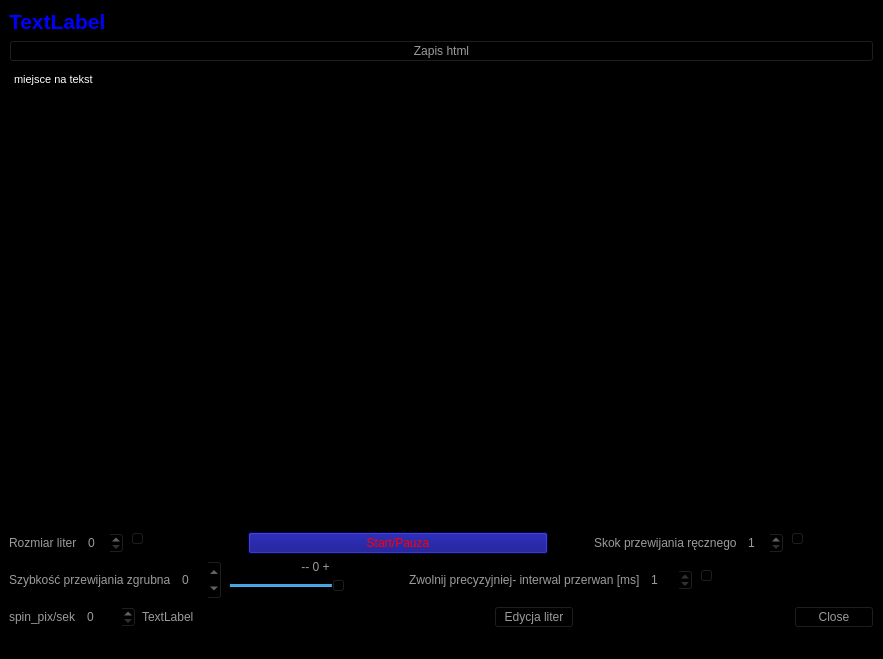
<?xml version="1.0" encoding="UTF-8"?>
<ui version="4.0">
 <class>MainWindow</class>
 <widget class="QMainWindow" name="MainWindow">
  <property name="geometry">
   <rect>
    <x>0</x>
    <y>0</y>
    <width>883</width>
    <height>659</height>
   </rect>
  </property>
  <property name="windowTitle">
   <string>MainWindow</string>
  </property>
  <property name="styleSheet">
   <string notr="true">
color: rgb(156, 156, 156);
background-color: rgb(0, 0, 0);</string>
  </property>
  <widget class="QWidget" name="centralwidget">
   <layout class="QVBoxLayout" name="verticalLayout_3">
    <item>
     <widget class="QLabel" name="label_nazwisko">
      <property name="font">
       <font>
        <pointsize>10</pointsize>
        <weight>75</weight>
        <bold>true</bold>
       </font>
      </property>
      <property name="text">
       <string>&lt;html&gt;&lt;head/&gt;&lt;body&gt;&lt;p&gt;&lt;span style=&quot; font-size:16pt; color:#0000ff;&quot;&gt;TextLabel&lt;/span&gt;&lt;/p&gt;&lt;/body&gt;&lt;/html&gt;</string>
      </property>
      <property name="alignment">
       <set>Qt::AlignLeading|Qt::AlignLeft|Qt::AlignVCenter</set>
      </property>
     </widget>
    </item>
    <item>
     <widget class="QPushButton" name="pushButton_zapis_html">
      <property name="text">
       <string>Zapis html</string>
      </property>
     </widget>
    </item>
    <item>
     <layout class="QHBoxLayout" name="horizontalLayout_4">
      <item>
       <widget class="QTextEdit" name="textEdit">
        <property name="cursor" stdset="0">
         <cursorShape>ForbiddenCursor</cursorShape>
        </property>
        <property name="mouseTracking">
         <bool>false</bool>
        </property>
        <property name="styleSheet">
         <string notr="true">color: rgb(255, 255, 255);
background-color: rgb(0, 0, 0);</string>
        </property>
        <property name="autoFormatting">
         <set>QTextEdit::AutoAll</set>
        </property>
        <property name="readOnly">
         <bool>true</bool>
        </property>
        <property name="markdown">
         <string>miejsce na tekst

</string>
        </property>
        <property name="html">
         <string>&lt;!DOCTYPE HTML PUBLIC &quot;-//W3C//DTD HTML 4.0//EN&quot; &quot;http://www.w3.org/TR/REC-html40/strict.dtd&quot;&gt;
&lt;html&gt;&lt;head&gt;&lt;meta name=&quot;qrichtext&quot; content=&quot;1&quot; /&gt;&lt;style type=&quot;text/css&quot;&gt;
p, li { white-space: pre-wrap; }
&lt;/style&gt;&lt;/head&gt;&lt;body style=&quot; font-family:'MS Shell Dlg 2'; font-size:8.25pt; font-weight:400; font-style:normal;&quot;&gt;
&lt;p style=&quot; margin-top:5px; margin-bottom:5px; margin-left:0px; margin-right:0px; -qt-block-indent:0; text-indent:0px;&quot;&gt;miejsce na tekst&lt;/p&gt;&lt;/body&gt;&lt;/html&gt;</string>
        </property>
        <property name="acceptRichText">
         <bool>true</bool>
        </property>
       </widget>
      </item>
     </layout>
    </item>
    <item>
     <layout class="QVBoxLayout" name="verticalLayout_2">
      <item>
       <spacer name="horizontalSpacer_2">
        <property name="orientation">
         <enum>Qt::Horizontal</enum>
        </property>
        <property name="sizeHint" stdset="0">
         <size>
          <width>862</width>
          <height>1</height>
         </size>
        </property>
       </spacer>
      </item>
     </layout>
    </item>
    <item>
     <layout class="QHBoxLayout" name="horizontalLayout">
      <item>
       <widget class="QLabel" name="label_rozmiar_liter">
        <property name="text">
         <string>Rozmiar liter</string>
        </property>
       </widget>
      </item>
      <item>
       <widget class="QSpinBox" name="spinBox_rozmiaru_liter"/>
      </item>
      <item>
       <widget class="QSlider" name="horizontal_slider_rozmiar_linii">
        <property name="orientation">
         <enum>Qt::Horizontal</enum>
        </property>
        <property name="tickPosition">
         <enum>QSlider::TicksBelow</enum>
        </property>
        <property name="tickInterval">
         <number>2</number>
        </property>
       </widget>
      </item>
      <item>
       <spacer name="horizontalSpacer_3">
        <property name="orientation">
         <enum>Qt::Horizontal</enum>
        </property>
        <property name="sizeHint" stdset="0">
         <size>
          <width>20</width>
          <height>20</height>
         </size>
        </property>
       </spacer>
      </item>
      <item>
       <widget class="QPushButton" name="pushButton">
        <property name="minimumSize">
         <size>
          <width>300</width>
          <height>0</height>
         </size>
        </property>
        <property name="styleSheet">
         <string notr="true">color: rgb(255, 0, 0);
background-color: rgb(0, 0, 127);</string>
        </property>
        <property name="text">
         <string>Start/Pauza</string>
        </property>
        <property name="checkable">
         <bool>true</bool>
        </property>
        <property name="autoDefault">
         <bool>true</bool>
        </property>
        <property name="flat">
         <bool>false</bool>
        </property>
       </widget>
      </item>
      <item>
       <spacer name="horizontalSpacer">
        <property name="orientation">
         <enum>Qt::Horizontal</enum>
        </property>
        <property name="sizeHint" stdset="0">
         <size>
          <width>40</width>
          <height>20</height>
         </size>
        </property>
       </spacer>
      </item>
      <item>
       <widget class="QLabel" name="label_skok_przew_recznego">
        <property name="text">
         <string>Skok przewijania ręcznego</string>
        </property>
       </widget>
      </item>
      <item>
       <widget class="QSpinBox" name="spinBox_skoku_przewijania_recznego">
        <property name="minimum">
         <number>1</number>
        </property>
       </widget>
      </item>
      <item>
       <widget class="QSlider" name="slider_skoku">
        <property name="minimum">
         <number>1</number>
        </property>
        <property name="pageStep">
         <number>5</number>
        </property>
        <property name="orientation">
         <enum>Qt::Horizontal</enum>
        </property>
        <property name="invertedAppearance">
         <bool>false</bool>
        </property>
        <property name="tickPosition">
         <enum>QSlider::TicksBelow</enum>
        </property>
        <property name="tickInterval">
         <number>5</number>
        </property>
       </widget>
      </item>
     </layout>
    </item>
    <item>
     <layout class="QHBoxLayout" name="horizontalLayout_2">
      <item>
       <widget class="QLabel" name="label_3">
        <property name="text">
         <string>Szybkość przewijania zgrubna</string>
        </property>
       </widget>
      </item>
      <item>
       <widget class="QSpinBox" name="spinBox_speed">
        <property name="enabled">
         <bool>true</bool>
        </property>
        <property name="sizePolicy">
         <sizepolicy hsizetype="Minimum" vsizetype="Preferred">
          <horstretch>0</horstretch>
          <verstretch>44</verstretch>
         </sizepolicy>
        </property>
        <property name="minimum">
         <number>-99</number>
        </property>
       </widget>
      </item>
      <item>
       <layout class="QVBoxLayout" name="verticalLayout">
        <item>
         <widget class="QLabel" name="label">
          <property name="text">
           <string>-- 0 +</string>
          </property>
          <property name="alignment">
           <set>Qt::AlignCenter</set>
          </property>
         </widget>
        </item>
        <item>
         <widget class="QSlider" name="slider_speed">
          <property name="minimum">
           <number>-7</number>
          </property>
          <property name="maximum">
           <number>7</number>
          </property>
          <property name="pageStep">
           <number>1</number>
          </property>
          <property name="value">
           <number>2</number>
          </property>
          <property name="sliderPosition">
           <number>2</number>
          </property>
          <property name="orientation">
           <enum>Qt::Horizontal</enum>
          </property>
          <property name="invertedAppearance">
           <bool>false</bool>
          </property>
          <property name="invertedControls">
           <bool>true</bool>
          </property>
          <property name="tickPosition">
           <enum>QSlider::TicksBelow</enum>
          </property>
          <property name="tickInterval">
           <number>0</number>
          </property>
         </widget>
        </item>
       </layout>
      </item>
      <item>
       <widget class="QLabel" name="label_interwalu">
        <property name="enabled">
         <bool>false</bool>
        </property>
        <property name="text">
         <string>Zwolnij precyzyjniej- interwal przerwan [ms]</string>
        </property>
       </widget>
      </item>
      <item>
       <widget class="QSpinBox" name="spinBox_interwal">
        <property name="enabled">
         <bool>true</bool>
        </property>
        <property name="readOnly">
         <bool>true</bool>
        </property>
        <property name="prefix">
         <string/>
        </property>
        <property name="minimum">
         <number>1</number>
        </property>
        <property name="maximum">
         <number>150</number>
        </property>
       </widget>
      </item>
      <item>
       <widget class="QSlider" name="slider_interwalu">
        <property name="enabled">
         <bool>true</bool>
        </property>
        <property name="minimum">
         <number>1</number>
        </property>
        <property name="maximum">
         <number>150</number>
        </property>
        <property name="pageStep">
         <number>1</number>
        </property>
        <property name="value">
         <number>1</number>
        </property>
        <property name="sliderPosition">
         <number>1</number>
        </property>
        <property name="orientation">
         <enum>Qt::Horizontal</enum>
        </property>
        <property name="invertedAppearance">
         <bool>false</bool>
        </property>
        <property name="invertedControls">
         <bool>false</bool>
        </property>
        <property name="tickPosition">
         <enum>QSlider::TicksBelow</enum>
        </property>
        <property name="tickInterval">
         <number>5</number>
        </property>
       </widget>
      </item>
     </layout>
    </item>
    <item>
     <layout class="QHBoxLayout" name="horizontalLayout_3">
      <item>
       <widget class="QLabel" name="label_5">
        <property name="enabled">
         <bool>false</bool>
        </property>
        <property name="text">
         <string>spin_pix/sek</string>
        </property>
       </widget>
      </item>
      <item>
       <widget class="QSpinBox" name="spin_pix_na_sek">
        <property name="enabled">
         <bool>false</bool>
        </property>
        <property name="minimum">
         <number>0</number>
        </property>
        <property name="maximum">
         <number>1000</number>
        </property>
       </widget>
      </item>
      <item>
       <widget class="QLabel" name="label_piks_na_sekunde">
        <property name="text">
         <string>TextLabel</string>
        </property>
       </widget>
      </item>
      <item>
       <spacer name="horizontalSpacer_4">
        <property name="orientation">
         <enum>Qt::Horizontal</enum>
        </property>
        <property name="sizeHint" stdset="0">
         <size>
          <width>40</width>
          <height>20</height>
         </size>
        </property>
       </spacer>
      </item>
      <item>
       <widget class="QPushButton" name="pushButton_do_edycji">
        <property name="text">
         <string>Edycja liter</string>
        </property>
       </widget>
      </item>
      <item>
       <widget class="QDialogButtonBox" name="buttonBox">
        <property name="standardButtons">
         <set>QDialogButtonBox::Close</set>
        </property>
       </widget>
      </item>
     </layout>
    </item>
   </layout>
  </widget>
  <widget class="QMenuBar" name="menubar">
   <property name="geometry">
    <rect>
     <x>0</x>
     <y>0</y>
     <width>883</width>
     <height>20</height>
    </rect>
   </property>
  </widget>
  <widget class="QStatusBar" name="statusbar"/>
 </widget>
 <resources/>
 <connections/>
</ui>
